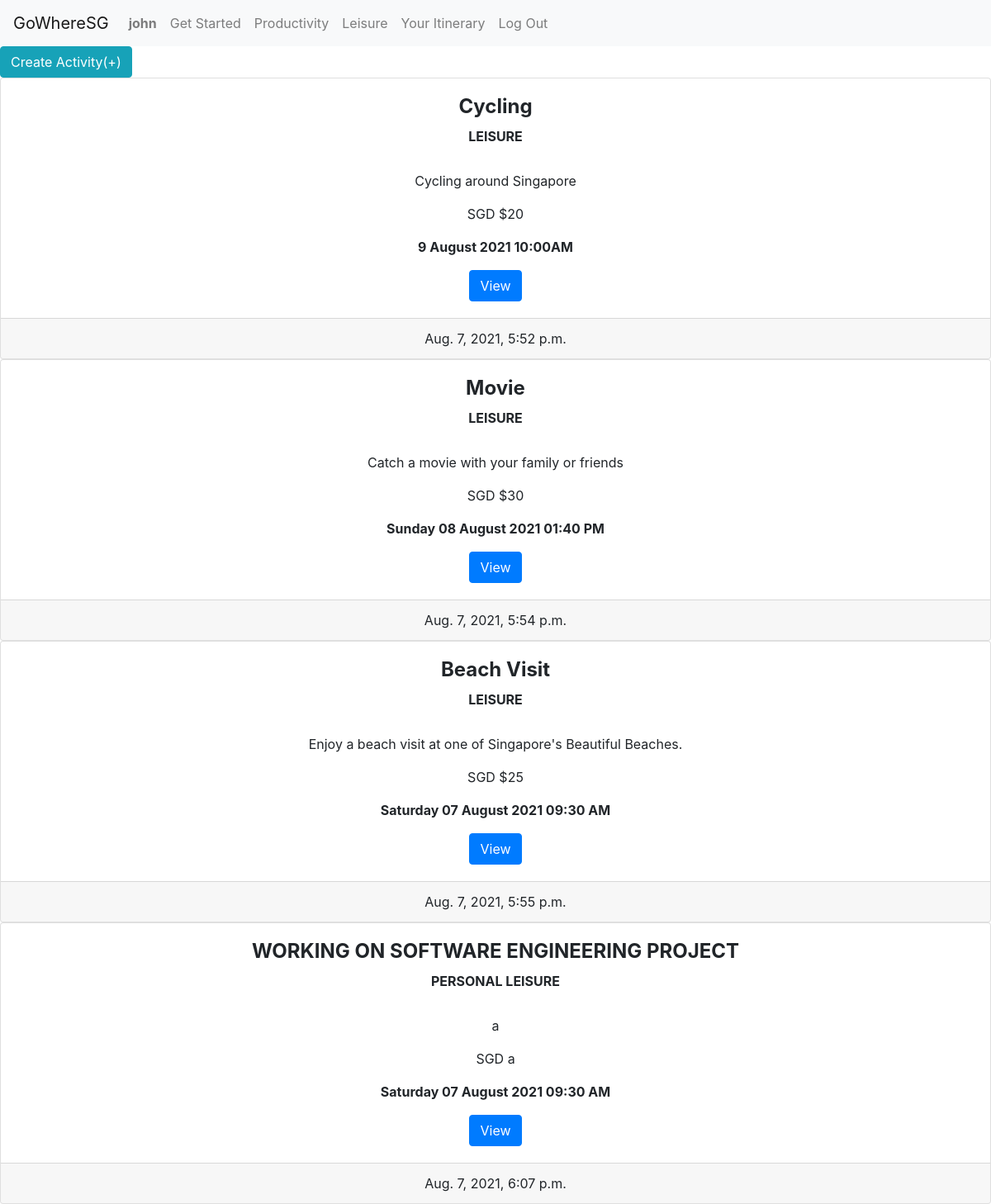
/productivity (signed in), run on the app's committed database.
### network/models.py (models this page shows)
class User(AbstractUser):
    pass

class Productivity(models.Model):
    id = models.IntegerField(primary_key=True)
    user = models.CharField(max_length=64, null=True)
    activity_title = models.CharField(max_length=1024)
    activity_datetime = models.CharField(max_length=1024)
    activity_description = models.TextField(default=None, null=True)
    category = models.CharField(max_length=1024, null=True)
    link = models.CharField(max_length=1024, null=True)
    timestamp = models.DateTimeField(auto_now_add=True, null=True)
    estimatedcost = models.CharField(max_length=64)

### network/views.py (the view)
# urls.py: path("productivity", views.productivity, name="productivity"),
@csrf_exempt
@login_required(login_url='/login')
def productivity(request):
    if request.method == "POST":
        data = json.loads(request.body)
        title = data.get("title")
        content = data.get("content")
        category = data.get("category")
        cost = data.get("cost")
        date = data.get("date")
        obj = Productivity()
        obj.user = request.user.username
        obj.activity_title = title.upper()
        obj.activity_datetime = date
        obj.activity_description = content
        obj.category = category.upper()
        obj.estimatedcost = cost
        obj.save()
        ball = WatchList()
        ball.user = request.user.username
        ball.activityid = obj.id
        ball.save()
        activities = Productivity.objects.all()
        return render(request, "network/productivity.html", {
        "activites": activities
        })
    else:
        activities = Productivity.objects.all()
        return render(request, "network/productivity.html", {
            "activities": activities
        })

### network/templates/network/productivity.html (shortened to what this page needs)
{% extends "network/layout.html" %}
{% load static %}
{% block body %}
<button type="button" class="btn btn-info" id="newactivity">Create Activity(+)</button>
{% for activity in activities %}
                        <div class="card card-cascade" >
                            <div class="card-body card-body-cascade text-center">
                                <h4 class="card-title"><strong>{{activity.activity_title}}</strong></h4>
                                <h6 class="font-weight-bold">{{activity.category}}</h6>
                                <br>
                                <p>{{activity.activity_description}}</p>
                                <p class="">SGD {{activity.estimatedcost}} <br> </p>
                                <p class="font-weight-bold">{{activity.activity_datetime}} <br> </p>
                                 <a href="{% url 'view_activity' activity.id %}" class="btn btn-primary">View</a>
                            </div>
                            <div class="card-footer text-center">
                                {{activity.timestamp}}
                            </div>
                        </div>
                    {% endfor %}
{% endblock %}

### network/templates/network/layout.html (shortened to what this page needs)
{% load static %}
<!DOCTYPE html>
<html lang="en">
    <head>
        <link rel="stylesheet" href="https://stackpath.bootstrapcdn.com/bootstrap/4.4.1/css/bootstrap.min.css">
        <link href="{% static 'network/styles.css' %}" rel="stylesheet">
<link href="https://cdnjs.cloudflare.com/ajax/libs/twitter-bootstrap/4.5.0/css/bootstrap.min.css" rel="stylesheet">
<link rel="stylesheet" href="https://cdnjs.cloudflare.com/ajax/libs/bootstrap-datetimepicker/4.7.14/css/bootstrap-datetimepicker.min.css">
    </head>
    <body>
        <nav class="navbar navbar-expand-lg navbar-light bg-light">
            <a class="navbar-brand" href="#">GoWhereSG</a>
            <div>
              <ul class="navbar-nav mr-auto">
                {% if user.is_authenticated %}
                    <li class="nav-item">
                        <a class="nav-link" href="#"><strong>{{ user.username }}</strong></a>
                    </li>
                {% endif %}
                <li class="nav-item">
                  <a class="nav-link" href="{% url 'index' %}">Get Started</a>
                </li>
                <li class="nav-item">
                      <a class="nav-link" href="{% url 'category' 'PRODUCTIVITY' %}">Productivity</a>
                </li>
                <li class="nav-item">
                  <a class="nav-link" href="{% url 'category' 'LEISURE' %}">Leisure</a>
                </li>
                <li class="nav-item">
                    <div class="dropdown">
                      <a class="nav-link" href="{% url 'youritineraries' %}"> Your Itinerary
                      </a>
                    </div>
                </li>
                {% if user.is_authenticated %}
                    <li class="nav-item">
                        <a class="nav-link" href="{% url 'logout' %}">Log Out</a>
                    </li>
                {% endif %}
              </ul>
            </div>
          </nav>
        <div class="body">
            {% block body %}
            {% endblock %}
        </div>
    </body>
</html>

### network/static/network/styles.css (style rules this page uses)
html, body { height: 100%; margin: 0; padding: 0; }
body, * { padding:0px; margin:0px; box-sizing: border-box; }

### network/templates/network/layout.html (style rules this page uses)
.dropdown { position: relative; display: inline-block; }
.dropdown-content a { color: black; padding: 12px 16px; text-decoration: none; display: block; }

### data on the page
User: username "john"
Productivity: activity_title "Cycling", category "LEISURE", activity_description "Cycling around Singapore", estimatedcost "$20", activity_datetime "9 August 2021 10:00AM", timestamp "Aug. 7, 2021, 5:52 p.m."
Productivity: activity_title "Movie", category "LEISURE", activity_description "Catch a movie with your family or friends", estimatedcost "$30", activity_datetime "Sunday 08 August 2021 01:40 PM", timestamp "Aug. 7, 2021, 5:54 p.m."
Productivity: activity_title "Beach Visit", category "LEISURE", activity_description "Enjoy a beach visit at one of Singapore's Beautiful Beaches.", estimatedcost "$25", activity_datetime "Saturday 07 August 2021 09:30 AM", timestamp "Aug. 7, 2021, 5:55 p.m."
Productivity: activity_title "WORKING ON SOFTWARE ENGINEERING PROJECT", category "PERSONAL LEISURE", activity_description "a", estimatedcost "a", activity_datetime "Saturday 07 August 2021 09:30 AM", timestamp "Aug. 7, 2021, 6:07 p.m."
